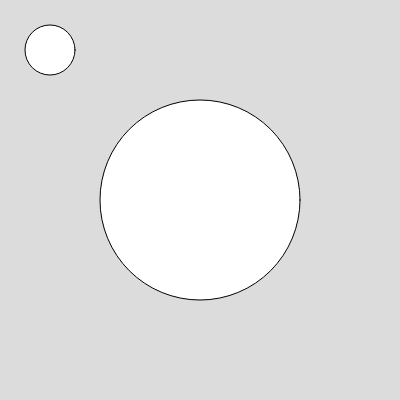
Frame 1 (no input)
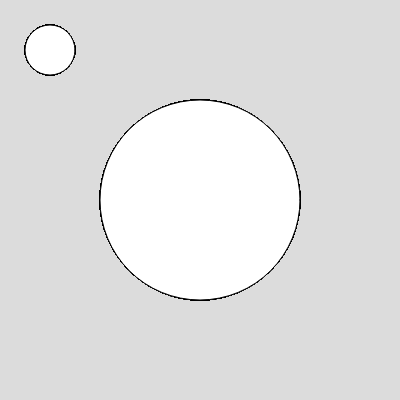
Frame 60 (no input)
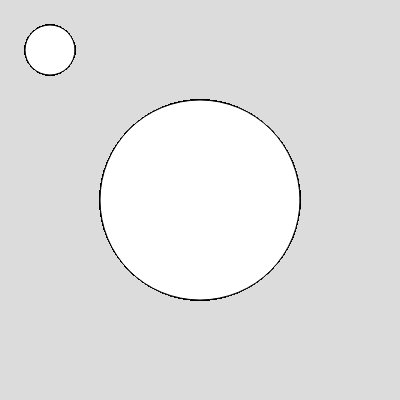
Frame 120 (the mouse pressed at the canvas centre since frame 60)

The p5.js sketch that drew these frames (run headless with seeded random() and noise() and a simulated clock; from frame 60 on, the mouse is pressed at the canvas centre):

// p5.js sketch
// ── sketch.js
//https://editor.p5js.org/novo/sketches/y3N7cTyYW

 let x = 200; // x is a GLOBAL variable

function setup() {
  createCanvas(400, 400);
  background(220);
}

function draw() {
  circle(x, 200, 200); 
    y = 50; // y is a LOCAL variable
  circle(y,50,50);
}


// // no worky because
// function setup() {
//   createCanvas(400, 400);
//   background(220);
//  let x = 200; // x is not a global variable
// }

// function draw() {
//   circle(x, 200, 200); // an error due to "x" not being defined in the current scope
// }
